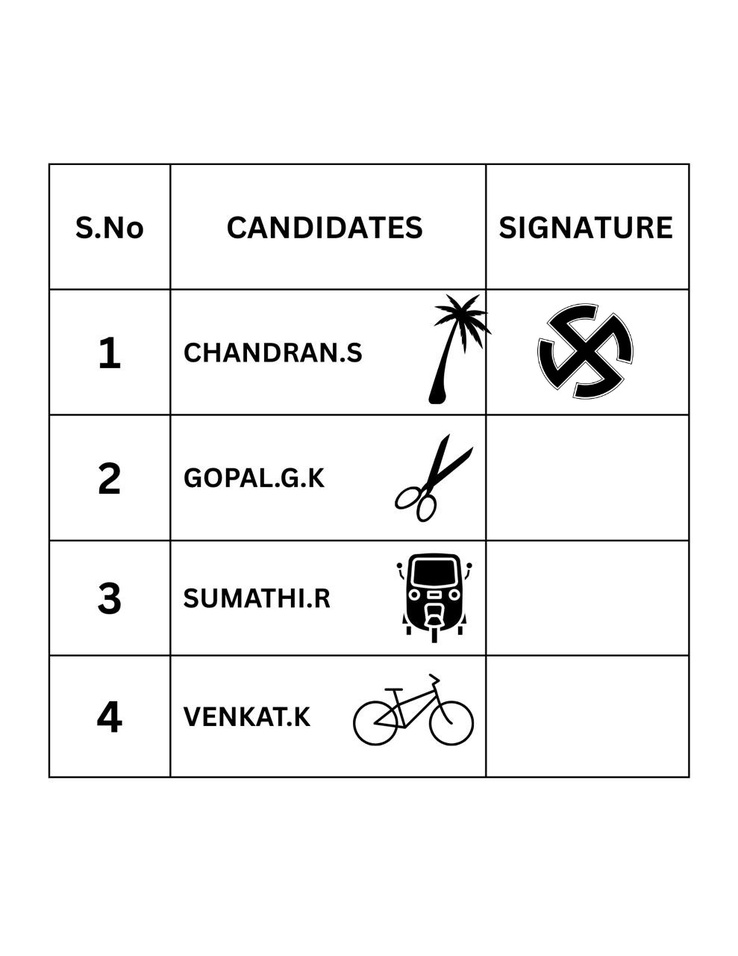
#> input picture test1.jpg, 738 x 956 px, shrunk from 989 x 1280 before the run, found by its file name
$ python test2.py
#> lines starting #> are read from the running program, lines starting #| are printed output that depends on the picture; after the words box and inside, x2 and y2 are one past the last pixel; in counts of white or black regions, pixels touching at a corner belong together
import cv2
import numpy as np

# Load the image
image_path = "test1.jpg"  # Change this to your correct image path
image = cv2.imread(image_path)
#> image is the input picture: shape (956, 738, 3); min 0, max 255, mean 242.9

# Convert to grayscale
gray = cv2.cvtColor(image, cv2.COLOR_BGR2GRAY)

# Apply edge detection
edges = cv2.Canny(gray, 50, 150)
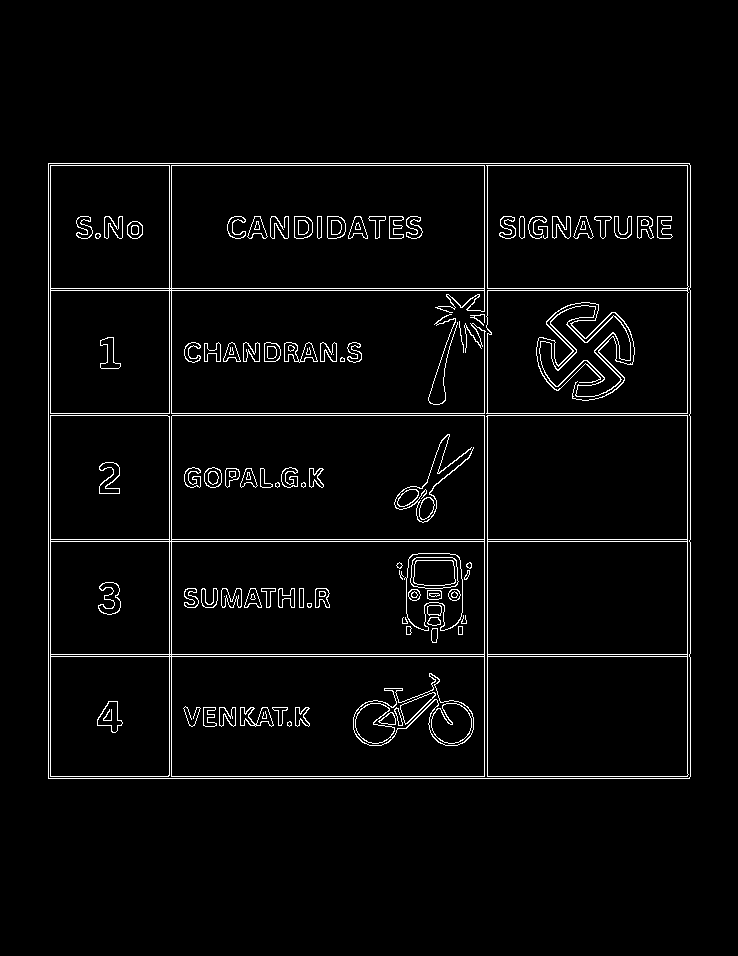
#> edges: shape (956, 738); 3.3% white in thin lines or dots, all inside (x1, y1, x2, y2) = (48, 163, 691, 779)

# Detect lines using Hough Transform
lines = cv2.HoughLinesP(edges, 1, np.pi / 180, 100, minLineLength=100, maxLineGap=10)
#> lines = 28 rows, first 6: [48, 656, 689, 656], [48, 654, 689, 654], [48, 778, 48, 163], [487, 778, 487, 163], [50, 290, 690, 290], [690, 776, 690, 165]

# Separate horizontal and vertical lines
horizontal_lines = []
vertical_lines = []

for line in lines:
    x1, y1, x2, y2 = line[0]
    if abs(y2 - y1) < abs(x2 - x1):  # Horizontal line
        horizontal_lines.append((x1, y1, x2, y2))
    else:  # Vertical line
        vertical_lines.append((x1, y1, x2, y2))
#> this loop made 28 passes
#> (x1, y1, x2, y2) on passes 1 to 12: (48, 656, 689, 656), (48, 654, 689, 654), (48, 778, 48, 163), (487, 778, 487, 163), (50, 290, 690, 290), (690, 776, 690, 165), (49, 778, 689, 778), (50, 165, 687, 165), (484, 776, 484, 163), (50, 776, 687, 776), (50, 539, 687, 539), (50, 541, 689, 541)
#> after the loop, horizontal_lines = 20 items, first 6: (48, 656, 689, 656), (48, 654, 689, 654), (50, 290, 690, 290), (49, 778, 689, 778), (50, 165, 687, 165), (50, 776, 687, 776); vertical_lines = [(48, 778, 48, 163), (487, 778, 487, 163), (690, 776, 690, 165), (484, 776, 484, 163), (50, 775, 50, 163), (169, 775, 169, 166), (687, 775, 687, 166), (171, 775, 171, 166)]

# Sort horizontal lines by Y-coordinate (to get rows in order)
horizontal_lines.sort(key=lambda x: x[1])

# Remove duplicate or closely spaced lines (avoid extra grid lines)
filtered_rows = []
row_threshold = 20  # Minimum pixel gap between two rows

for i, (x1, y1, x2, y2) in enumerate(horizontal_lines):
    if i == 0 or (y1 - filtered_rows[-1][1]) > row_threshold:
        filtered_rows.append((x1, y1, x2, y2))
#> this loop made 20 passes
#> (x1, y1, x2, y2) on passes 1 to 12: (49, 163, 689, 163), (50, 165, 687, 165), (535, 216, 671, 216), (229, 220, 420, 220), (552, 225, 670, 225), (265, 230, 421, 228), (228, 233, 393, 233), (229, 234, 421, 234), (502, 237, 604, 237), (50, 288, 689, 288), (50, 290, 690, 290), (188, 361, 359, 361)
#> after the loop, filtered_rows = [(49, 163, 689, 163), (535, 216, 671, 216), (502, 237, 604, 237), (50, 288, 689, 288), (188, 361, 359, 361), (50, 413, 687, 413), (50, 539, 687, 539), (48, 654, 689, 654), (50, 776, 687, 776)]

# Sort vertical lines to get column boundaries
vertical_lines.sort(key=lambda x: x[0])

# Debugging: Draw valid row lines
for i, (x1, y1, x2, y2) in enumerate(filtered_rows):
    cv2.line(image, (x1, y1), (x2, y2), (255, 0, 0), 2)  # Blue lines for row boundaries
    cv2.putText(image, f"Row {i+1}", (10, y1 + 20), cv2.FONT_HERSHEY_SIMPLEX, 0.6, (255, 0, 0), 2)
#> this loop made 9 passes
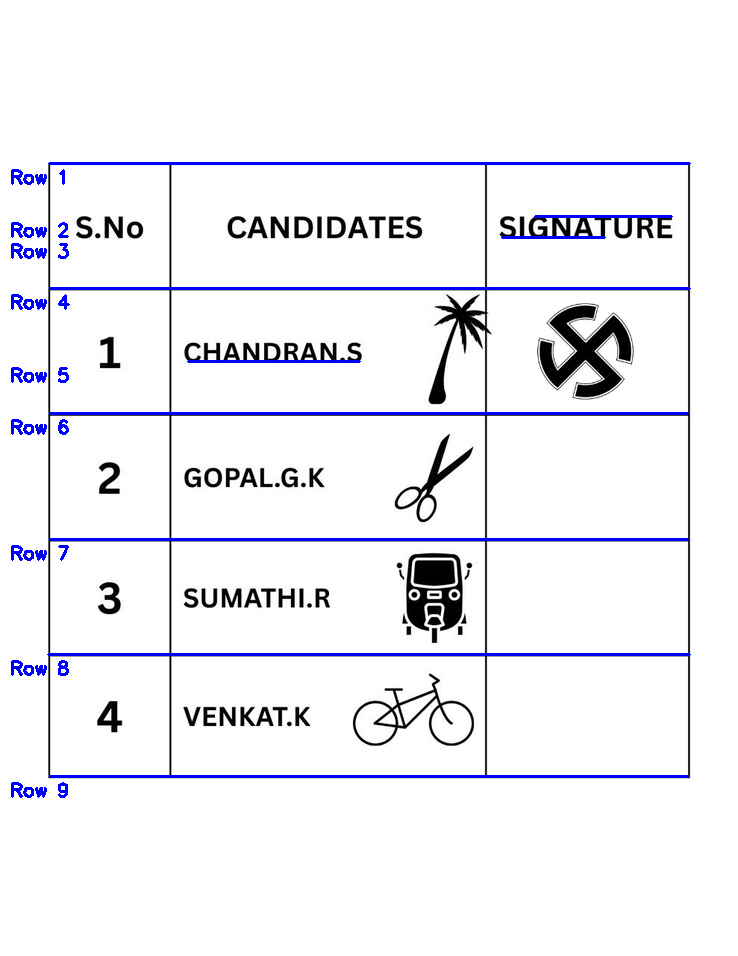
#> image: shape (956, 738, 3); 2.31% of pixels changed, all inside (x1, y1, x2, y2) = (11, 162, 691, 798)

# Define signature column range
x_min = vertical_lines[-2][0]  # Left boundary of signature column
#> x_min = 687
x_max = vertical_lines[-1][0]  # Right boundary
#> x_max = 690

# Convert image to HSV for better detection
hsv = cv2.cvtColor(image, cv2.COLOR_BGR2HSV)
#> hsv: shape (956, 738, 3); mean H, S, V 2.8, 5.9, 245

# Define black color range (stamp detection)
lower_black = np.array([0, 0, 0], dtype="uint8")
upper_black = np.array([180, 255, 50], dtype="uint8")

# Create mask
stamp_mask = cv2.inRange(hsv, lower_black, upper_black)
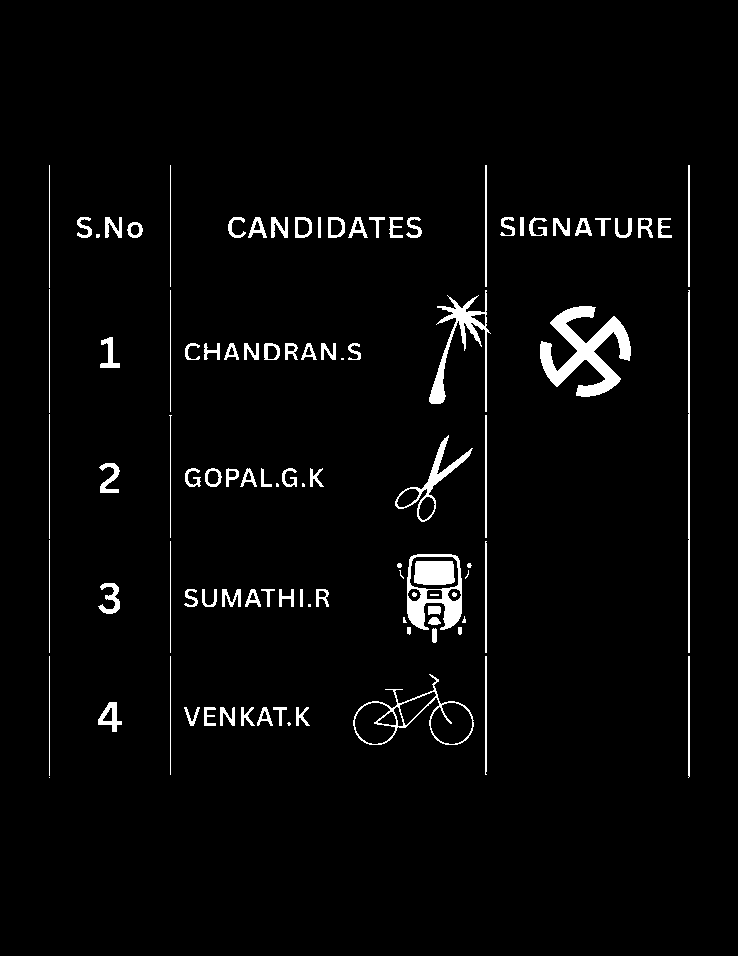
#> stamp_mask: shape (956, 738); 3.1% white; 101 white regions (13 under 20 px)

# Find stamp contours
stamp_contours, _ = cv2.findContours(stamp_mask, cv2.RETR_EXTERNAL, cv2.CHAIN_APPROX_SIMPLE)
#> stamp_contours = 97 contours, 24 with area under 20; largest, box (x1, y1, x2, y2) and area: (353, 674, 474, 745) 3768, (407, 554, 462, 630) 3242, (540, 306, 631, 397) 3207, (429, 290, 491, 412) 1372, (395, 435, 473, 522) 1291

# Identify row containing the stamp
detected_row = None

for cnt in stamp_contours:
    x, y, w, h = cv2.boundingRect(cnt)

    # Only check if the stamp is inside the Signature column
    if x_min <= x <= x_max:
        stamp_center_y = y + (h // 2)

        # Draw detected stamp
        cv2.rectangle(image, (x, y), (x + w, y + h), (0, 255, 0), 3)
        cv2.putText(image, "Stamp", (x, y - 5), cv2.FONT_HERSHEY_SIMPLEX, 0.6, (0, 255, 0), 2)

        # Find which row contains this stamp
        for i in range(len(filtered_rows) - 1):
            y_start = filtered_rows[i][1]
            y_end = filtered_rows[i + 1][1]

            # Draw debugging box in yellow
            cv2.rectangle(image, (0, y_start), (image.shape[1], y_end), (0, 255, 255), 2)

            if y_start <= stamp_center_y <= y_end:
                detected_row = i + 1  # Convert to 1-based index

                # Highlight correct detected row in RED
                cv2.rectangle(image, (0, y_start), (image.shape[1], y_end), (0, 0, 255), 3)
                cv2.putText(image, f"Detected Row {detected_row}", (50, y_start + 30), cv2.FONT_HERSHEY_SIMPLEX, 0.8, (0, 0, 255), 2)
                break
#> this loop made 97 passes
#> (x, y, w, h, stamp_center_y) on passes 12, 67, 94: (688, 656, 2, 122, 717), (688, 290, 2, 363, 471), (688, 165, 2, 122, 226)
#> (x, y, w, h) on passes 1 to 6: (49, 777, 1, 1), (287, 722, 4, 4), (296, 707, 14, 19), (273, 707, 14, 19), (257, 707, 16, 19), (241, 707, 14, 19)
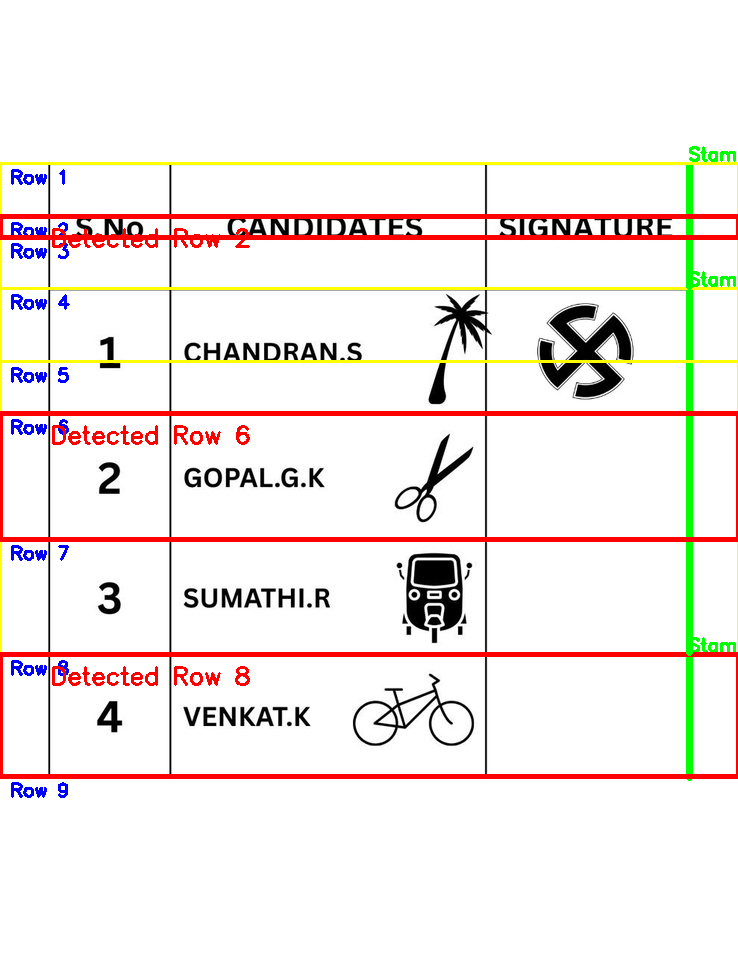
#> image: shape (956, 738, 3); 5.64% of pixels changed, all inside (x1, y1, x2, y2) = (0, 146, 738, 781)

# Save the new debugging output
cv2.imwrite("debugged_fixed_stamp_detection.jpg", image)

if detected_row:
    print(f"\n✅ Fixed: Stamp detected in row {detected_row}")
else:
    print("\n❌ Error: Stamp detection failed.")
